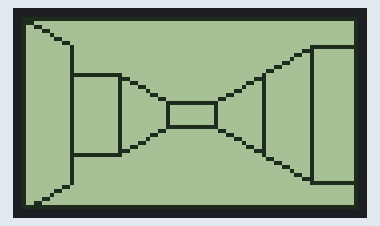
Simulated run of this sketch. Board: Arduino Uno, built with avr-gcc and run on an emulated ATmega328P. Parts: 84×48 one-colour display. What the sketch prints to the serial monitor is not drawn.

Above: at 0.3 s.

The sketch:

_3D_Maze_04.ino
```cpp
// Arduino 3D Maze v0.0 by Hari Wiguna, 2016
// v0.4 - Draws real maze

#include "U8glib.h"
#include "Point.h"
U8GLIB_PCD8544 u8g(13, 11, 9, 8, 10); // SPI Com: SCK = 13, MOSI = 11, CS = 9, A0/DataCommand = 8, Reset = 10

u8g_uint_t screenWidth, screenHeight;
u8g_uint_t screenHalfWidth, screenHalfHeight;

u8g_uint_t hInset;
int potPin = A0;
u8g_uint_t shift;
unsigned long timeToDebug;
const int steps = 3;
float centerX[steps];
float centerY[steps];
float ratio;
u8g_uint_t x0, y0;
Point corners[5][4];

byte maze[][1] = {
  {B00000000},
  {B00000000},
  {B00000000},
  {B00000000},
  {B00100000},
  {B01010000},
  {B00010000},
  {B01000000},
};

void Debug(String label, u8g_uint_t value)
{
  Serial.print(label);
  Serial.print("=");
  Serial.println(value);
}

void DebugPoint(String label, Point point)
{
  Serial.print(label);
  Serial.print("=(");
  Serial.print(point.X);
  Serial.print(",");
  Serial.print(point.Y);
  Serial.println(")");
}

void XToCorners(u8g_uint_t x, Point* points) {
  u8g_uint_t y = (u8g_uint_t)(1.0 * x * ratio);
  points[0].Set(x0 - x, y0 - y); // 0 = top left
  points[1].Set(x0 + x, y0 - y); // 1 = top right
  points[2].Set(x0 + x, y0 + y); // 2 = bottom right
  points[3].Set(x0 - x, y0 + y); // 3 = bottom left
}

void DrawWalls(Point* outer, Point* inner, byte col, byte row)
{
  bool hasLeftSideWall   = bitRead(maze[row][0], 7 - (col - 1));
  bool hasFrontWall      = bitRead(maze[row][0], 7 - col);
  bool hasRightSideWall  = bitRead(maze[row][0], 7 - (col + 1));
  bool hasLeftFrontWall  = bitRead(maze[row - 1][0], 7 - (col - 1));
  bool hasBackWall       = bitRead(maze[row - 1][0], 7 - col);
  bool hasRightFrontWall = bitRead(maze[row - 1][0], 7 - (col + 1));

  if (millis() > timeToDebug) {
    Debug("hasLeftSideWall", hasLeftSideWall);
    Debug("hasFrontWall", hasFrontWall);
    Debug("hasRightSideWall", hasRightSideWall);

    Debug("hasLeftFrontWall", hasLeftFrontWall);
    Debug("hasBackWall", hasBackWall);
    Debug("hasRightFrontWall", hasRightFrontWall);
    timeToDebug = millis() + 2000;
  }

  //-- Left Side Wall --
  if (hasLeftSideWall) {
    u8g.drawLine(outer[0].X, outer[0].Y, inner[0].X, inner[0].Y);
    u8g.drawLine(inner[0].X, inner[0].Y, inner[3].X, inner[3].Y);
    u8g.drawLine(inner[3].X, inner[3].Y, outer[3].X, outer[3].Y);
  }
  else
  {
    //-- No Left Wall --
    if (hasLeftFrontWall) {
      u8g.drawLine(outer[0].X, inner[0].Y, inner[0].X, inner[0].Y);
      u8g.drawLine(inner[0].X, inner[0].Y, inner[3].X, inner[3].Y);
      u8g.drawLine(inner[3].X, inner[3].Y, outer[3].X, inner[3].Y);
    }
  }

  //-- Front wall --
  if (hasFrontWall) {
    u8g.drawLine(outer[0].X, outer[0].Y, outer[1].X, outer[1].Y);
    u8g.drawLine(outer[1].X, outer[1].Y, outer[2].X, outer[2].Y);
    u8g.drawLine(outer[2].X, outer[2].Y, outer[3].X, outer[3].Y);
    u8g.drawLine(outer[3].X, outer[3].Y, outer[0].X, outer[0].Y);
  } else
  {
    if (hasBackWall) {
      u8g.drawLine(inner[0].X, inner[0].Y, inner[1].X, inner[1].Y);
      u8g.drawLine(inner[1].X, inner[1].Y, inner[2].X, inner[2].Y);
      u8g.drawLine(inner[2].X, inner[2].Y, inner[3].X, inner[3].Y);
      u8g.drawLine(inner[3].X, inner[3].Y, inner[0].X, inner[0].Y);
    }
  }

  //-- Right Side Wall --
  if (hasRightSideWall) {
    u8g.drawLine(outer[1].X, outer[1].Y, inner[1].X, inner[1].Y);
    u8g.drawLine(inner[1].X, inner[1].Y, inner[2].X, inner[2].Y);
    u8g.drawLine(inner[2].X, inner[2].Y, outer[2].X, outer[2].Y);
  }
  else
  {
    //-- No Right Wall --
    if (hasRightFrontWall) {
      u8g.drawLine(outer[1].X, inner[1].Y, inner[1].X, inner[1].Y);
      u8g.drawLine(inner[1].X, inner[1].Y, inner[2].X, inner[2].Y);
      u8g.drawLine(inner[2].X, inner[2].Y, outer[2].X, inner[2].Y);
    }
  }
}

void DrawMaze()
{
  //  if (millis() > timeToMove) {
  //    shift = 0; //map(analogRead(potPin), 0, 1023, -10, 10);
  //    timeToMove = millis() + 50;
  //  }

  u8g.drawFrame(0, 0, screenWidth, screenHeight);

  DrawWalls(corners[0], corners[1], 2, 7);
  DrawWalls(corners[1], corners[2], 2, 6);
  DrawWalls(corners[2], corners[3], 2, 5);

}

void setup(void) {
  Serial.begin(9600);
  u8g.setRot180();  // flip screen
  screenWidth = u8g.getWidth();
  screenHeight = u8g.getHeight();
  x0 = screenHalfWidth = screenWidth / 2;
  y0 = screenHalfHeight = screenHeight / 2;

  hInset = screenWidth / 7;
  ratio = 1.0 * screenHalfHeight / screenHalfWidth;

  XToCorners(screenHalfWidth - hInset * 0, corners[0]);
  XToCorners(screenHalfWidth - hInset * 1, corners[1]);
  XToCorners(screenHalfWidth - hInset * 2, corners[2]);
  XToCorners(screenHalfWidth - hInset * 3, corners[3]);

  DebugPoint("corners[0][0]", corners[0][0]);
  DebugPoint("corners[0][1]", corners[0][1]);
  DebugPoint("corners[0][2]", corners[0][2]);
  DebugPoint("corners[0][3]", corners[0][3]);

  DebugPoint("corners[1][0]", corners[1][0]);
  DebugPoint("corners[1][1]", corners[1][1]);
  DebugPoint("corners[1][2]", corners[1][2]);
  DebugPoint("corners[1][3]", corners[1][3]);
}

void loop(void) {
  u8g.firstPage();
  do {
    DrawMaze();
  } while ( u8g.nextPage() );
}
```

Point.cpp
```cpp
#include "U8glib.h"
#include "Point.h"

void Point::Set(u8g_uint_t x, u8g_uint_t y)
{
  X = x;
  Y = y;
}
```

Point.h
```cpp
#ifndef Point_h
#define Point_h

#include "U8glib.h"

class Point
{
  public:
    void Set(u8g_uint_t x, u8g_uint_t y);
    u8g_uint_t X;
    u8g_uint_t Y;
};

#endif
```
